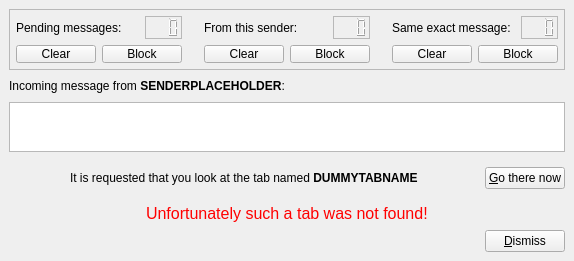
<ui version="4.0" >
 <class>VP1IncomingMessageForm</class>
 <widget class="QWidget" name="VP1IncomingMessageForm" >
  <property name="geometry" >
   <rect>
    <x>0</x>
    <y>0</y>
    <width>473</width>
    <height>231</height>
   </rect>
  </property>
  <property name="windowTitle" >
   <string>Form</string>
  </property>
  <layout class="QVBoxLayout" >
   <property name="margin" >
    <number>9</number>
   </property>
   <property name="spacing" >
    <number>6</number>
   </property>
   <item>
    <widget class="QFrame" name="frame" >
     <property name="frameShape" >
      <enum>QFrame::StyledPanel</enum>
     </property>
     <property name="frameShadow" >
      <enum>QFrame::Raised</enum>
     </property>
     <layout class="QHBoxLayout" >
      <property name="margin" >
       <number>6</number>
      </property>
      <property name="spacing" >
       <number>6</number>
      </property>
      <item>
       <layout class="QHBoxLayout" >
        <property name="margin" >
         <number>0</number>
        </property>
        <property name="spacing" >
         <number>6</number>
        </property>
        <item>
         <layout class="QHBoxLayout" >
          <property name="margin" >
           <number>0</number>
          </property>
          <property name="spacing" >
           <number>22</number>
          </property>
          <item>
           <layout class="QGridLayout" >
            <property name="margin" >
             <number>0</number>
            </property>
            <property name="spacing" >
             <number>6</number>
            </property>
            <item row="1" column="0" >
             <widget class="QPushButton" name="pushButton_allclear" >
              <property name="sizePolicy" >
               <sizepolicy>
                <hsizetype>1</hsizetype>
                <vsizetype>0</vsizetype>
                <horstretch>0</horstretch>
                <verstretch>0</verstretch>
               </sizepolicy>
              </property>
              <property name="maximumSize" >
               <size>
                <width>16777215</width>
                <height>18</height>
               </size>
              </property>
              <property name="text" >
               <string>Clear</string>
              </property>
             </widget>
            </item>
            <item row="1" column="1" colspan="2" >
             <widget class="QPushButton" name="pushButton_allblock" >
              <property name="sizePolicy" >
               <sizepolicy>
                <hsizetype>1</hsizetype>
                <vsizetype>0</vsizetype>
                <horstretch>0</horstretch>
                <verstretch>0</verstretch>
               </sizepolicy>
              </property>
              <property name="maximumSize" >
               <size>
                <width>16777215</width>
                <height>18</height>
               </size>
              </property>
              <property name="text" >
               <string>Block</string>
              </property>
             </widget>
            </item>
            <item row="0" column="2" >
             <widget class="QLCDNumber" name="lcdNumber_pending" >
              <property name="sizePolicy" >
               <sizepolicy>
                <hsizetype>0</hsizetype>
                <vsizetype>0</vsizetype>
                <horstretch>0</horstretch>
                <verstretch>0</verstretch>
               </sizepolicy>
              </property>
              <property name="frameShape" >
               <enum>QFrame::StyledPanel</enum>
              </property>
              <property name="frameShadow" >
               <enum>QFrame::Raised</enum>
              </property>
              <property name="smallDecimalPoint" >
               <bool>true</bool>
              </property>
              <property name="digitCount" >
               <number>3</number>
              </property>
             </widget>
            </item>
            <item row="0" column="0" colspan="2" >
             <widget class="QLabel" name="label_2" >
              <property name="text" >
               <string>Pending messages:</string>
              </property>
             </widget>
            </item>
           </layout>
          </item>
          <item>
           <layout class="QGridLayout" >
            <property name="margin" >
             <number>0</number>
            </property>
            <property name="spacing" >
             <number>6</number>
            </property>
            <item row="1" column="1" colspan="2" >
             <widget class="QPushButton" name="pushButton_senderblock" >
              <property name="sizePolicy" >
               <sizepolicy>
                <hsizetype>1</hsizetype>
                <vsizetype>0</vsizetype>
                <horstretch>0</horstretch>
                <verstretch>0</verstretch>
               </sizepolicy>
              </property>
              <property name="maximumSize" >
               <size>
                <width>16777215</width>
                <height>18</height>
               </size>
              </property>
              <property name="text" >
               <string>Block</string>
              </property>
             </widget>
            </item>
            <item row="1" column="0" >
             <widget class="QPushButton" name="pushButton_senderclear" >
              <property name="sizePolicy" >
               <sizepolicy>
                <hsizetype>1</hsizetype>
                <vsizetype>0</vsizetype>
                <horstretch>0</horstretch>
                <verstretch>0</verstretch>
               </sizepolicy>
              </property>
              <property name="maximumSize" >
               <size>
                <width>16777215</width>
                <height>18</height>
               </size>
              </property>
              <property name="text" >
               <string>Clear</string>
              </property>
             </widget>
            </item>
            <item row="0" column="2" >
             <widget class="QLCDNumber" name="lcdNumber_pendingsender" >
              <property name="sizePolicy" >
               <sizepolicy>
                <hsizetype>0</hsizetype>
                <vsizetype>0</vsizetype>
                <horstretch>0</horstretch>
                <verstretch>0</verstretch>
               </sizepolicy>
              </property>
              <property name="frameShape" >
               <enum>QFrame::StyledPanel</enum>
              </property>
              <property name="frameShadow" >
               <enum>QFrame::Raised</enum>
              </property>
              <property name="smallDecimalPoint" >
               <bool>true</bool>
              </property>
              <property name="digitCount" >
               <number>3</number>
              </property>
             </widget>
            </item>
            <item row="0" column="0" colspan="2" >
             <widget class="QLabel" name="label_3" >
              <property name="text" >
               <string>From this sender:</string>
              </property>
             </widget>
            </item>
           </layout>
          </item>
          <item>
           <layout class="QGridLayout" >
            <property name="margin" >
             <number>0</number>
            </property>
            <property name="spacing" >
             <number>6</number>
            </property>
            <item row="0" column="2" >
             <widget class="QLCDNumber" name="lcdNumber_pendingexactsame" >
              <property name="sizePolicy" >
               <sizepolicy>
                <hsizetype>0</hsizetype>
                <vsizetype>0</vsizetype>
                <horstretch>0</horstretch>
                <verstretch>0</verstretch>
               </sizepolicy>
              </property>
              <property name="frameShape" >
               <enum>QFrame::StyledPanel</enum>
              </property>
              <property name="frameShadow" >
               <enum>QFrame::Raised</enum>
              </property>
              <property name="smallDecimalPoint" >
               <bool>true</bool>
              </property>
              <property name="digitCount" >
               <number>3</number>
              </property>
             </widget>
            </item>
            <item row="1" column="1" colspan="2" >
             <widget class="QPushButton" name="pushButton_messageblock" >
              <property name="sizePolicy" >
               <sizepolicy>
                <hsizetype>1</hsizetype>
                <vsizetype>0</vsizetype>
                <horstretch>0</horstretch>
                <verstretch>0</verstretch>
               </sizepolicy>
              </property>
              <property name="maximumSize" >
               <size>
                <width>16777215</width>
                <height>18</height>
               </size>
              </property>
              <property name="text" >
               <string>Block</string>
              </property>
             </widget>
            </item>
            <item row="0" column="0" colspan="2" >
             <widget class="QLabel" name="label_4" >
              <property name="text" >
               <string>Same exact message:</string>
              </property>
             </widget>
            </item>
            <item row="1" column="0" >
             <widget class="QPushButton" name="pushButton_messageclear" >
              <property name="sizePolicy" >
               <sizepolicy>
                <hsizetype>1</hsizetype>
                <vsizetype>0</vsizetype>
                <horstretch>0</horstretch>
                <verstretch>0</verstretch>
               </sizepolicy>
              </property>
              <property name="maximumSize" >
               <size>
                <width>16777215</width>
                <height>18</height>
               </size>
              </property>
              <property name="text" >
               <string>Clear</string>
              </property>
             </widget>
            </item>
           </layout>
          </item>
         </layout>
        </item>
        <item>
         <spacer>
          <property name="orientation" >
           <enum>Qt::Horizontal</enum>
          </property>
          <property name="sizeHint" >
           <size>
            <width>40</width>
            <height>20</height>
           </size>
          </property>
         </spacer>
        </item>
       </layout>
      </item>
     </layout>
    </widget>
   </item>
   <item>
    <layout class="QHBoxLayout" >
     <property name="margin" >
      <number>0</number>
     </property>
     <property name="spacing" >
      <number>6</number>
     </property>
     <item>
      <widget class="QLabel" name="label_header" >
       <property name="text" >
        <string>&lt;html>&lt;head>&lt;meta name="qrichtext" content="1" />&lt;style type="text/css">
p, li { white-space: pre-wrap; }
&lt;/style>&lt;/head>&lt;body style=" font-family:'Sans Serif'; font-size:9pt; font-weight:400; font-style:normal; text-decoration:none;">
&lt;p style=" margin-top:0px; margin-bottom:0px; margin-left:0px; margin-right:0px; -qt-block-indent:0; text-indent:0px;">Incoming message from &lt;span style=" font-weight:600;">SENDERPLACEHOLDER&lt;/span>:&lt;/p>&lt;/body>&lt;/html></string>
       </property>
      </widget>
     </item>
     <item>
      <spacer>
       <property name="orientation" >
        <enum>Qt::Horizontal</enum>
       </property>
       <property name="sizeHint" >
        <size>
         <width>40</width>
         <height>20</height>
        </size>
       </property>
      </spacer>
     </item>
    </layout>
   </item>
   <item>
    <widget class="QTextBrowser" name="textBrowser_message" >
     <property name="minimumSize" >
      <size>
       <width>50</width>
       <height>50</height>
      </size>
     </property>
     <property name="textInteractionFlags" >
      <enum>Qt::TextSelectableByMouse</enum>
     </property>
    </widget>
   </item>
   <item>
    <widget class="QWidget" native="1" name="widget_showtab" >
     <layout class="QVBoxLayout" >
      <property name="margin" >
       <number>0</number>
      </property>
      <property name="spacing" >
       <number>6</number>
      </property>
      <item>
       <layout class="QHBoxLayout" >
        <property name="margin" >
         <number>0</number>
        </property>
        <property name="spacing" >
         <number>6</number>
        </property>
        <item>
         <spacer>
          <property name="orientation" >
           <enum>Qt::Horizontal</enum>
          </property>
          <property name="sizeHint" >
           <size>
            <width>20</width>
            <height>40</height>
           </size>
          </property>
         </spacer>
        </item>
        <item>
         <widget class="QLabel" name="label_showtab" >
          <property name="text" >
           <string>&lt;html>&lt;head>&lt;meta name="qrichtext" content="1" />&lt;style type="text/css">
p, li { white-space: pre-wrap; }
&lt;/style>&lt;/head>&lt;body style=" font-family:'Sans Serif'; font-size:9pt; font-weight:400; font-style:normal; text-decoration:none;">
&lt;p style=" margin-top:0px; margin-bottom:0px; margin-left:0px; margin-right:0px; -qt-block-indent:0; text-indent:0px;">It is requested that you look at the tab named &lt;span style=" font-weight:600;">DUMMYTABNAME&lt;/span>&lt;/p>&lt;/body>&lt;/html></string>
          </property>
         </widget>
        </item>
        <item>
         <spacer>
          <property name="orientation" >
           <enum>Qt::Horizontal</enum>
          </property>
          <property name="sizeHint" >
           <size>
            <width>20</width>
            <height>40</height>
           </size>
          </property>
         </spacer>
        </item>
        <item>
         <widget class="QPushButton" name="pushButton_showtab_gothere" >
          <property name="text" >
           <string>&amp;Go there now</string>
          </property>
         </widget>
        </item>
       </layout>
      </item>
      <item>
       <layout class="QHBoxLayout" >
        <property name="margin" >
         <number>0</number>
        </property>
        <property name="spacing" >
         <number>6</number>
        </property>
        <item>
         <spacer>
          <property name="orientation" >
           <enum>Qt::Horizontal</enum>
          </property>
          <property name="sizeHint" >
           <size>
            <width>40</width>
            <height>20</height>
           </size>
          </property>
         </spacer>
        </item>
        <item>
         <widget class="QLabel" name="label_showtaberror" >
          <property name="text" >
           <string>&lt;html>&lt;head>&lt;meta name="qrichtext" content="1" />&lt;style type="text/css">
p, li { white-space: pre-wrap; }
&lt;/style>&lt;/head>&lt;body style=" font-family:'Sans Serif'; font-size:9pt; font-weight:400; font-style:normal; text-decoration:none;">
&lt;p style=" margin-top:0px; margin-bottom:0px; margin-left:0px; margin-right:0px; -qt-block-indent:0; text-indent:0px;">&lt;span style=" font-size:12pt; color:#ff0000;">Unfortunately such a tab was not found!&lt;/span>&lt;/p>&lt;/body>&lt;/html></string>
          </property>
         </widget>
        </item>
        <item>
         <spacer>
          <property name="orientation" >
           <enum>Qt::Horizontal</enum>
          </property>
          <property name="sizeHint" >
           <size>
            <width>40</width>
            <height>20</height>
           </size>
          </property>
         </spacer>
        </item>
       </layout>
      </item>
     </layout>
    </widget>
   </item>
   <item>
    <layout class="QHBoxLayout" >
     <property name="margin" >
      <number>0</number>
     </property>
     <property name="spacing" >
      <number>6</number>
     </property>
     <item>
      <spacer>
       <property name="orientation" >
        <enum>Qt::Horizontal</enum>
       </property>
       <property name="sizeHint" >
        <size>
         <width>40</width>
         <height>20</height>
        </size>
       </property>
      </spacer>
     </item>
     <item>
      <widget class="QPushButton" name="pushButton_dismiss" >
       <property name="text" >
        <string>&amp;Dismiss</string>
       </property>
      </widget>
     </item>
    </layout>
   </item>
  </layout>
 </widget>
 <tabstops>
  <tabstop>pushButton_showtab_gothere</tabstop>
  <tabstop>pushButton_dismiss</tabstop>
  <tabstop>pushButton_allclear</tabstop>
  <tabstop>pushButton_allblock</tabstop>
  <tabstop>pushButton_senderclear</tabstop>
  <tabstop>pushButton_senderblock</tabstop>
  <tabstop>pushButton_messageclear</tabstop>
  <tabstop>pushButton_messageblock</tabstop>
  <tabstop>textBrowser_message</tabstop>
 </tabstops>
 <resources/>
 <connections>
  <connection>
   <sender>pushButton_dismiss</sender>
   <signal>clicked()</signal>
   <receiver>VP1IncomingMessageForm</receiver>
   <slot>close()</slot>
   <hints>
    <hint type="sourcelabel" >
     <x>571</x>
     <y>624</y>
    </hint>
    <hint type="destinationlabel" >
     <x>444</x>
     <y>630</y>
    </hint>
   </hints>
  </connection>
 </connections>
</ui>
